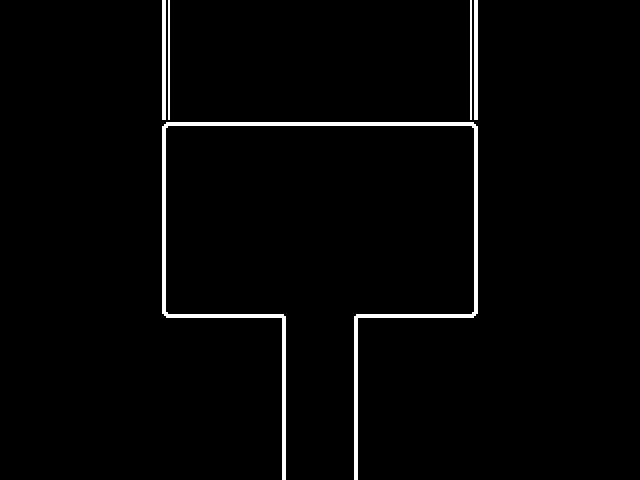

Below is a game level as drawn by its tile map, then a one-line description and the .tmx file that defines it, in full:
An orthogonal 16x12 tile map with 40x40 px tiles, 1 tile layer (tiles), 3 tilesets and 39 objects (7x interactable, 4x npc, transition, entry, spawn).

<map version="1.11" tiledversion="1.11.2" orientation="orthogonal" renderorder="right-down" width="16" height="12" tilewidth="40" tileheight="40" infinite="0" backgroundcolor="#000000" nextlayerid="17" nextobjectid="42">
 <editorsettings>
  <export target="castle_room_lancer.lua" format="lua" />
 </editorsettings>
 <properties>
  <property name="music" value="castletown" />
 </properties>
 <tileset firstgid="1" source="../../tilesets/castle_cardcastle.tsx" />
 <tileset firstgid="145" source="../../tilesets/castle_throneroom.tsx" />
 <tileset firstgid="235" source="../../tilesets/castle_town_bg.tsx" />
 <layer id="1" name="tiles" width="16" height="12">
  <data encoding="csv">
0,0,0,0,25,0,0,0,0,0,0,27,0,0,0,0,
0,0,0,0,25,0,0,0,0,0,0,27,0,0,0,0,
0,0,0,0,25,0,0,0,0,0,0,27,0,0,0,0,
0,0,0,0,1,2,2,2,2,2,2,3,0,0,0,0,
0,0,0,0,7,0,0,0,0,0,0,9,0,0,0,0,
0,0,0,0,7,0,0,0,0,0,0,9,0,0,0,0,
0,0,0,0,7,0,0,0,0,0,0,9,0,0,0,0,
0,0,0,0,13,14,14,5,4,14,14,15,0,0,0,0,
0,0,0,0,0,0,0,7,9,0,0,0,0,0,0,0,
0,0,0,0,0,0,0,7,9,0,0,0,0,0,0,0,
0,0,0,0,0,0,0,7,9,0,0,0,0,0,0,0,
0,0,0,0,0,0,0,7,9,0,0,0,0,0,0,0
</data>
 </layer>
 <objectgroup id="10" name="objects_tiles_deco">
  <object id="1" gid="220" x="180" y="150" width="40" height="40" />
  <object id="2" gid="221" x="220" y="150" width="40" height="40" />
  <object id="3" gid="222" x="260" y="150" width="40" height="40" />
  <object id="4" gid="226" x="180" y="190" width="40" height="40" />
  <object id="6" gid="228" x="260" y="190" width="40" height="40" />
  <object id="7" gid="234" x="260" y="230" width="40" height="40" />
  <object id="8" gid="232" x="180" y="230" width="40" height="40" />
  <object id="9" gid="233" x="220" y="230" width="40" height="40" />
  <object id="10" gid="227" x="220" y="190" width="40" height="40" />
  <object id="11" gid="179" x="390" y="180" width="40" height="40" />
  <object id="12" gid="180" x="430" y="180" width="40" height="40" />
  <object id="13" gid="186" x="410" y="240" width="40" height="40" />
  <object id="14" gid="18" x="210" y="70" width="40" height="40" />
  <object id="15" gid="174" x="320" y="240" width="40" height="40" />
  <object id="16" gid="174" x="370" y="300" width="40" height="40" />
  <object id="17" gid="174" x="270" y="280" width="40" height="40" />
  <object id="18" gid="174" x="190" y="290" width="40" height="40" />
 </objectgroup>
 <objectgroup color="#0000ff" id="14" name="collision">
  <object id="23" x="160" y="80" width="360" height="40" />
  <object id="24" x="480" y="120" width="40" height="240" />
  <object id="25" x="360" y="320" width="120" height="40" />
  <object id="26" x="360" y="360" width="40" height="120" />
  <object id="27" x="240" y="320" width="40" height="160" />
  <object id="28" x="120" y="320" width="120" height="40" />
  <object id="29" x="120" y="80" width="40" height="240" />
  <object id="31" x="160" y="120" width="130" height="100" />
 </objectgroup>
 <objectgroup color="#ff00ff" id="12" name="objects">
  <object id="19" name="npc" gid="286" x="300" y="90" width="40" height="40">
   <properties>
    <property name="actor" value="castle_town/lancerpainting" />
    <property name="script" value="castle_room_lancer_painting" />
   </properties>
  </object>
  <object id="20" name="npc" gid="286" x="340" y="90" width="40" height="40">
   <properties>
    <property name="actor" value="castle_town/lancerpainting" />
    <property name="script" value="castle_room_lancer_painting" />
   </properties>
  </object>
  <object id="21" name="npc" gid="286" x="380" y="90" width="40" height="40">
   <properties>
    <property name="actor" value="castle_town/lancerpainting" />
    <property name="script" value="castle_room_lancer_painting" />
   </properties>
  </object>
  <object id="22" name="npc" gid="286" x="420" y="90" width="40" height="40">
   <properties>
    <property name="actor" value="castle_town/lancerpainting" />
    <property name="script" value="castle_room_lancer_painting" />
   </properties>
  </object>
  <object id="32" name="transition" x="280" y="480" width="80" height="40">
   <properties>
    <property name="map" value="castle_2f" />
    <property name="marker" value="entry_lancer" />
    <property name="sound" value="reverse_splat" />
   </properties>
  </object>
  <object id="35" name="interactable" x="160" y="110" width="130" height="110">
   <properties>
    <property name="text" value="* (It's a bikeless bed.)" />
   </properties>
  </object>
  <object id="36" name="interactable" x="390" y="150" width="60" height="32">
   <properties>
    <property name="cutscene" value="castle_room_lancer.music_player" />
   </properties>
  </object>
  <object id="37" name="interactable" x="420" y="210" width="20" height="30">
   <properties>
    <property name="text" value="* (It's some kind of digging implement.)" />
   </properties>
  </object>
  <object id="38" name="interactable" x="370" y="270" width="30" height="20">
   <properties>
    <property name="text" value="* (There's salsa buried in the ground here.)" />
   </properties>
  </object>
  <object id="39" name="interactable" x="320" y="210" width="30" height="20">
   <properties>
    <property name="text" value="* (It's a hole.[wait:5] Presumably dug for fun.)" />
   </properties>
  </object>
  <object id="40" name="interactable" x="270" y="250" width="30" height="20">
   <properties>
    <property name="text" value="* (It's a hole made recreationally.)" />
   </properties>
  </object>
  <object id="41" name="interactable" x="190" y="260" width="30" height="20">
   <properties>
    <property name="text1" value="* (You found 20 Rupys in the hole!)" />
    <property name="text2" value="* (Unfortunately,[wait:5] that's not a useful currency here...)" />
   </properties>
  </object>
 </objectgroup>
 <objectgroup color="#aa00ff" id="15" name="markers">
  <object id="33" name="entry" x="326" y="435">
   <point />
  </object>
  <object id="34" name="spawn" x="319" y="464">
   <point />
  </object>
 </objectgroup>
</map>
